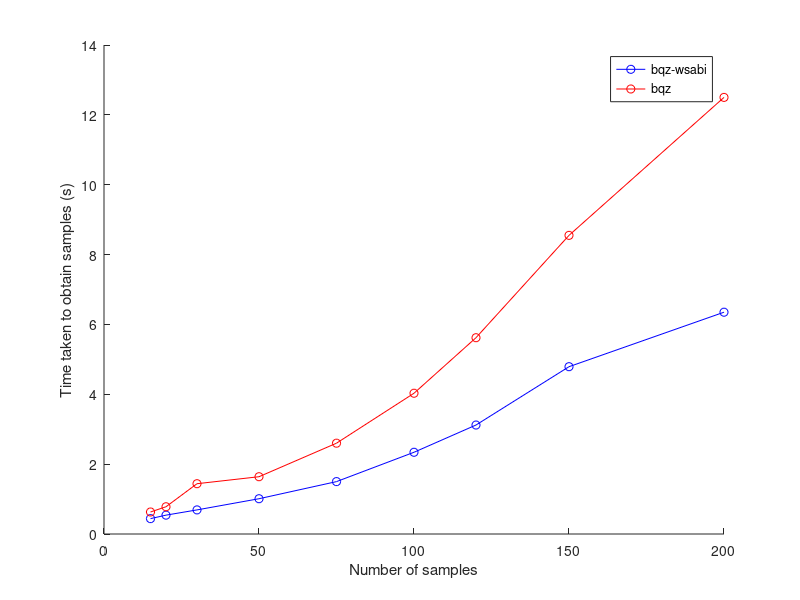

MATLAB code to generate this figure:
sample_number = [15, 20, 30, 50, 75, 100, 120, 150, 200];
quad_time_wsabi = [0.44, 0.54, 0.69, 1.01, 1.50, 2.34, 3.12, 4.79, 6.35];
quad_time_bq = [0.63, 0.78, 1.44, 1.64, 2.60, 4.03, 5.62, 8.55, 12.5];
hold on
plot(sample_number, quad_time_wsabi, 'b-o')
plot(sample_number, quad_time_bq, 'r-o')
xlabel('Number of samples')
ylabel('Time taken to obtain samples (s)')
legend('bqz-wsabi', 'bqz')